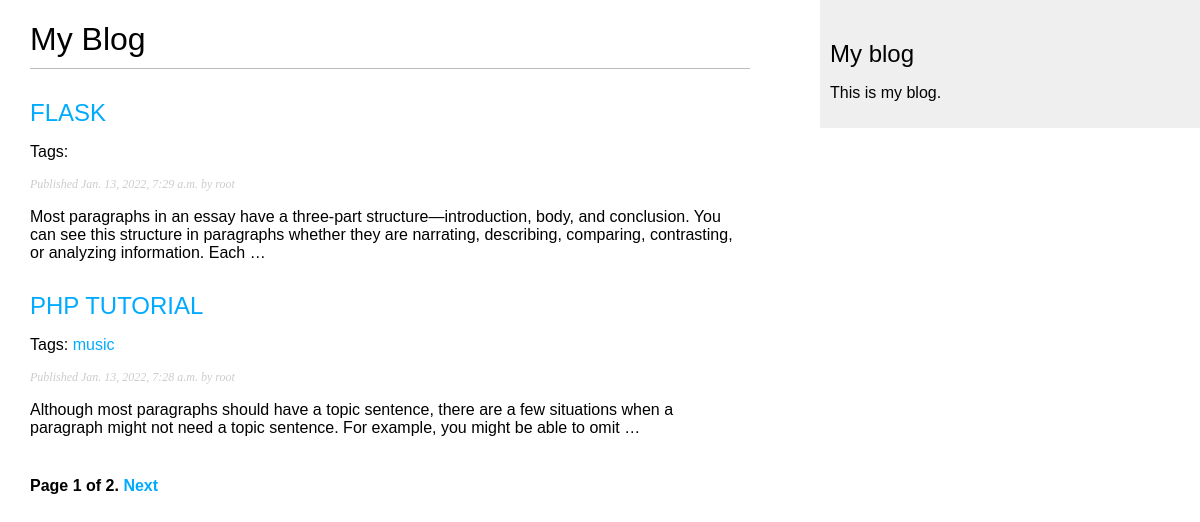
Screenshot of /blog/ with the database file from the repository.
### blog/models.py (models this page shows, shortened)
class Post(models.Model):                          #create class for POST data
    STATUS_CHOICES = (
        ('draft', 'Draft'),
        ('published', 'Published'),)
    title = models.CharField(max_length = 50)            # For the POST title.
    slug = models.SlugField(max_length = 250, unique_for_date = 'publish')
    author = models.ForeignKey(User, on_delete = models.CASCADE, related_name = 'blog_posts')  #give foreign key for author's and define Many-to-one relationship
    body = models.TextField()                           #For the body of the post.
    publish = models.DateTimeField(default = timezone.now)         #This datetime indicates when the post was published.
    created = models.DateTimeField(auto_now_add = True)            #This datetime indicates when the post was created.
    updated = models.DateTimeField(auto_now = True)                #This datetime indicates the last time the post was updated.
    status = models.CharField(max_length = 10, choices = STATUS_CHOICES, default = 'draft')  #Shows the status of Post.
    objects = models.Manager() # The default manager.
    published = PublishedManager() # Our custom manager.
    tags = TaggableManager()
    def get_absolute_url(self):
        return reverse('blog:post_detail',
                        args=[self.publish.year,
                        self.publish.month,
                        self.publish.day, self.slug])
    class Meta:
        ordering = ('-publish',)

### blog/views.py (the view)
# urls.py: path('', views.post_list, name='post_list'),
def post_list(request, tag_slug=None):
    object_list = Post.published.all()
    tag = None
    if tag_slug:
        tag = get_object_or_404(Tag, slug=tag_slug)
        object_list = object_list.filter(tags__in=[tag])
    paginator = Paginator(object_list, 2) # 2 posts in each page
    page = request.GET.get('page')
    try:
        posts = paginator.page(page)
    except PageNotAnInteger:
        posts = paginator.page(1)
    except EmptyPage:
        posts = paginator.page(paginator.num_pages)
    return render(request, 'blog/post/list.html', {'page': page,
                                                    'posts': posts,
                                                    'tag': tag})

### blog/models.py (called while the page is built)
    def get_queryset(self):
        return super(PublishedManager, self).get_queryset().filter(status = 'published')

### blog/templates/blog/post/list.html (shortened to what this page needs)
{% extends "blog/base.html" %}      {% comment %} inherit base.html page {% endcomment %}
{% block content %}
    <h1>My Blog</h1>
    {% for post in posts %}
        <h2>
            <a href="{{ post.get_absolute_url }}"> {{ post.title }} </a>
        </h2>
        <p class="tags">
            Tags:
            {% for tag in post.tags.all %}
                <a href="{% url "blog:post_list_by_tag" tag.slug %}">
                    {{ tag.name }}
                </a>
            {% endfor %}
        </p>
        <p class="date">
            Published {{ post.publish }} by {{ post.author }}
        </p>
        {{ post.body|truncatewords:30|linebreaks }}
    {% endfor %}
{% include "blog/pagination.html" with page=posts %}
{% endblock %}

### blog/static/css/blog.css (style rules this page uses)
body { margin: 0; padding: 0; font-family: helvetica, sans-serif; }
a { color: #00abff; text-decoration: none; }
h1 { font-weight: normal; border-bottom: 1px solid #bbb; padding: 0 0 10px 0; }
h2 { font-weight: normal; margin: 30px 0 0; }
p.date { color: #ccc; font-family: georgia, serif; font-size: 12px; font-style: italic; }

### rows the page displays
Post: title "FLASK", publish "Jan. 13, 2022, 7:29 a.m.", author "root", body "Most paragraphs in an essay have a three-part structure—introduction, body, and conclusion. You can see this structure in paragraphs whether they are narrating, describing, comparing, contrasting, or analyzing information. Each …"
Post: title "PHP TUTORIAL", publish "Jan. 13, 2022, 7:28 a.m.", author "root", body "Although most paragraphs should have a topic sentence, there are a few situations when a paragraph might not need a topic sentence. For example, you might be able to omit …"
Tag: name "music"

### other values shown
{{ page.number }} "1"
{{ page.paginator.num_pages }} "2"
